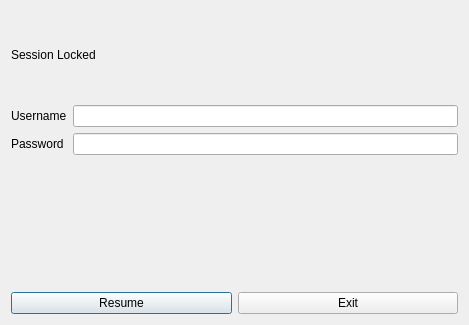
<?xml version="1.0" encoding="UTF-8"?>
<ui version="4.0">
 <class>Dialog</class>
 <widget class="QDialog" name="Dialog">
  <property name="geometry">
   <rect>
    <x>0</x>
    <y>0</y>
    <width>469</width>
    <height>325</height>
   </rect>
  </property>
  <property name="windowTitle">
   <string>Dialog</string>
  </property>
  <layout class="QVBoxLayout" name="verticalLayout">
   <item>
    <widget class="QLabel" name="label">
     <property name="text">
      <string>Session Locked</string>
     </property>
    </widget>
   </item>
   <item>
    <layout class="QFormLayout" name="formLayout">
     <item row="0" column="0">
      <widget class="QLabel" name="label_2">
       <property name="text">
        <string>Username</string>
       </property>
      </widget>
     </item>
     <item row="0" column="1">
      <widget class="QLineEdit" name="usernameField">
       <property name="readOnly">
        <bool>true</bool>
       </property>
      </widget>
     </item>
     <item row="1" column="0">
      <widget class="QLabel" name="label_3">
       <property name="text">
        <string>Password</string>
       </property>
      </widget>
     </item>
     <item row="1" column="1">
      <widget class="QLineEdit" name="passwordField"/>
     </item>
    </layout>
   </item>
   <item>
    <widget class="QLabel" name="errorMsg">
     <property name="text">
      <string/>
     </property>
    </widget>
   </item>
   <item>
    <layout class="QHBoxLayout" name="horizontalLayout">
     <item>
      <widget class="QPushButton" name="resumeButton">
       <property name="text">
        <string>Resume</string>
       </property>
      </widget>
     </item>
     <item>
      <widget class="QPushButton" name="exitButton">
       <property name="text">
        <string>Exit</string>
       </property>
      </widget>
     </item>
    </layout>
   </item>
  </layout>
 </widget>
 <resources/>
 <connections/>
</ui>
